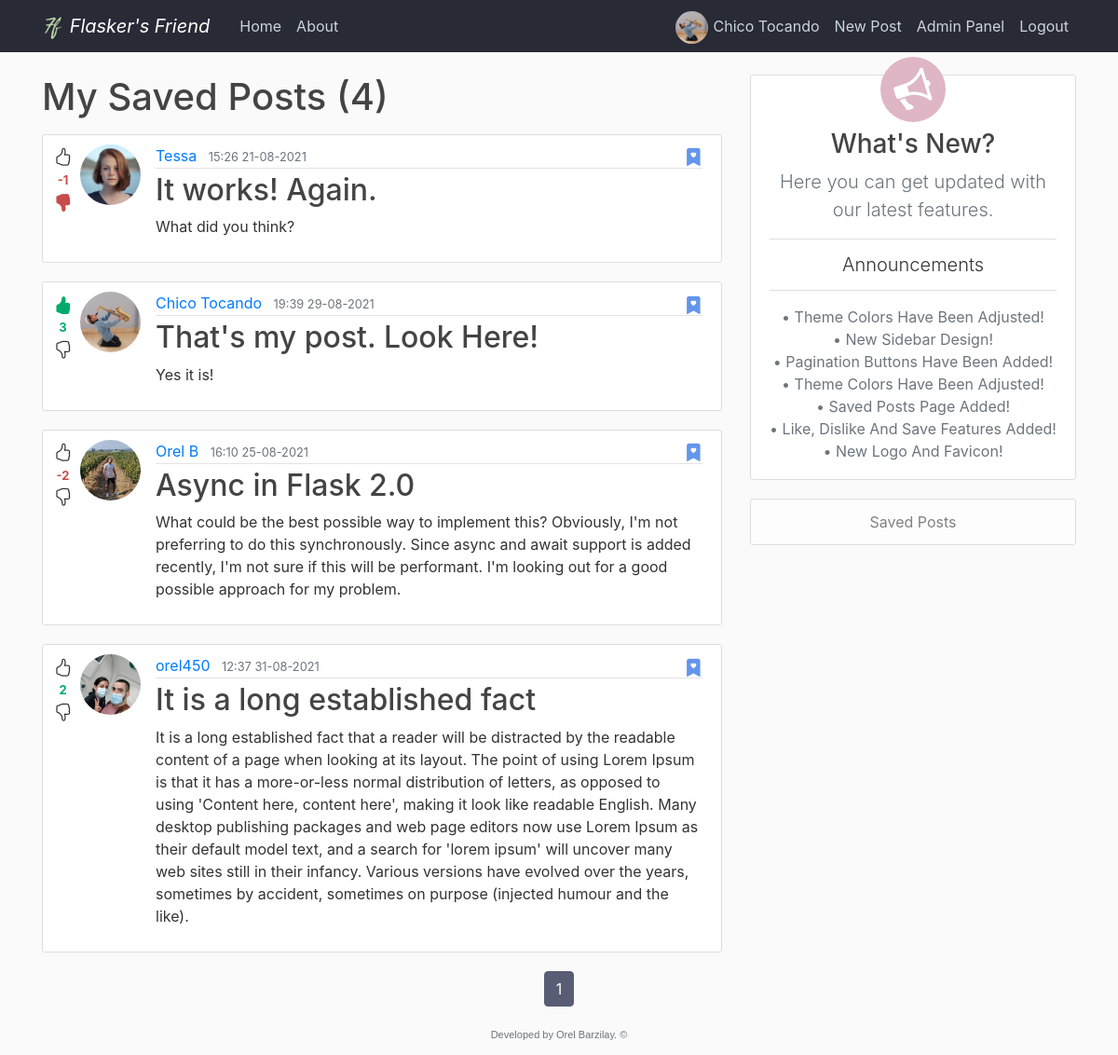
The app's page /saved/Chico Tocando (signed in) with its own data.
### flaskblog/models.py (models this page shows, shortened)
class User(db.Model, UserMixin):
    id = db.Column(db.Integer, primary_key=True)
    username = db.Column(db.String(20), unique=True, nullable=False)
    email = db.Column(db.String(120), unique=True, nullable=False)
    image_file = db.Column(db.String(20), nullable=False, default='default.jpg')
    password = db.Column(db.String(60), nullable=False)
    admin = db.Column(db.Integer, nullable=False, default=0)  # Self Added
    posts = db.relationship('Post', backref='author', lazy=True)  # Here we refer the post class
    liked = db.relationship('PostLike', foreign_keys='PostLike.user_id', backref='user', lazy='dynamic')
    disliked = db.relationship('PostDislike', foreign_keys='PostDislike.user_id', backref='user', lazy='dynamic')
    saved = db.relationship('PostSave', foreign_keys='PostSave.user_id', backref='user', lazy='dynamic')
    def has_liked_post(self, post):
        return PostLike.query.filter(PostLike.user_id == self.id, PostLike.post_id == post.id).count() > 0
    def has_disliked_post(self, post):
        return PostDislike.query.filter(PostDislike.user_id == self.id, PostDislike.post_id == post.id).count() > 0
    def has_saved_post(self, post):
        return PostSave.query.filter(PostSave.user_id == self.id, PostSave.post_id == post.id).count() > 0

class PostSave(db.Model):
    __tablename__ = 'post_save'
    id = db.Column(db.Integer, primary_key=True)
    user_id = db.Column(db.Integer, db.ForeignKey('user.id'))
    post_id = db.Column(db.Integer, db.ForeignKey('post.id'))
    date_saved = db.Column(db.DateTime, nullable=False, default=datetime.now)

class Post(db.Model):
    id = db.Column(db.Integer, primary_key=True)
    title = db.Column(db.String(100), nullable=False)
    date_posted = db.Column(db.DateTime, nullable=False, default=datetime.now)
    content = db.Column(db.Text, nullable=False)
    user_id = db.Column(db.Integer, db.ForeignKey('user.id'), nullable=False)  # ForeignKey refers User table key
    likes = db.relationship('PostLike', backref='post', lazy='dynamic')
    dislikes = db.relationship('PostDislike', backref='post', lazy='dynamic')
    saves = db.relationship('PostSave', backref='post', lazy='dynamic')

class Announcements(db.Model):
    id = db.Column(db.Integer, primary_key=True)
    content = db.Column(db.Text, nullable=False)
    date_posted = db.Column(db.DateTime, nullable=False, default=datetime.now, onupdate=datetime.now)

### flaskblog/users/routes.py (the view)
@users.route("/saved/<string:username>")
@login_required
def saved_posts(username):
    anns = Announcements.query.order_by(Announcements.date_posted.desc())
    page = request.args.get('page', 1, type=int)
    user = User.query.filter_by(username=username).first_or_404()
    s_posts = PostSave.query.filter_by(user_id=user.id).\
        order_by(PostSave.date_saved.desc()).\
        paginate(page=page, per_page=5)
    return render_template('saved_posts.html', saved_posts=s_posts, user=user, anns=anns)

### flaskblog/models.py (called while the page is built)
@login_manager.user_loader
def load_user(user_id):
    return User.query.get(int(user_id))

### flaskblog/templates/saved_posts.html
{% extends "layout.html" %}
{% block content %}
{% if saved_posts.total != 0 %}
    <h1 class="mb-3">My Saved Posts ({{ saved_posts.total }})</h1>
{% for save in saved_posts.items %}
  <article class="media content-section-user-connected cancel-margin">
    <div class="d-flex align-content-stretch flex-wrap post-like-dislike">
      {% set vote_count = save.post.likes.count()-save.post.dislikes.count() %}
      {% if current_user.has_liked_post(save.post) %}
        <a class="bi bi-hand-thumbs-up-fill post-like-fill" href="{{ url_for('posts.post_action', post_id=save.post.id, action='like') }}"></a>
          {% if vote_count > 0 %}
            <span class="vote-count-positive">{{ vote_count }}</span>
          {% elif vote_count < 0 %}
            <span class="vote-count-negative">{{ vote_count }}</span>
          {% else %}
            <span class="vote-count-positive">Vote</span>
          {% endif %}
        <a class="bi bi-hand-thumbs-down post-dislike-outline" href="{{ url_for('posts.post_action', post_id=save.post.id, action='dislike') }}"></a>
      {% elif current_user.has_disliked_post(save.post) %}
        <a class="bi bi-hand-thumbs-up post-like-outline" href="{{ url_for('posts.post_action', post_id=save.post.id, action='like') }}"></a>
          {% if vote_count > 0 %}
            <span class="vote-count-positive">{{ vote_count }}</span>
          {% elif vote_count < 0 %}
            <span class="vote-count-negative">{{ vote_count }}</span>
          {% else %}
            <span class="vote-count-negative">Vote</span>
          {% endif %}
        <a class="bi bi-hand-thumbs-down-fill post-dislike-fill" href="{{ url_for('posts.post_action', post_id=save.post.id, action='dislike') }}"></a>
      {% else %}
        <a class="bi bi-hand-thumbs-up post-like-outline" href="{{ url_for('posts.post_action', post_id=save.post.id, action='like') }}"></a>
          {% if vote_count > 0 %}
            <span class="vote-count-positive">{{ vote_count }}</span>
          {% elif vote_count < 0 %}
            <span class="vote-count-negative">{{ vote_count }}</span>
          {% else %}
            <span class="vote-count-no-vote">Vote</span>
          {% endif %}
        <a class="bi bi-hand-thumbs-down post-dislike-outline" href="{{ url_for('posts.post_action', post_id=save.post.id, action='dislike') }}"></a>
      {% endif %}
    </div>
      <img class="rounded-circle article-img" src="{{ url_for('static', filename='profile_pics/' + save.post.author.image_file) }}">
      <div class="media-body">
      <div class="article-metadata">
        <a class="mr-2" href="{{ url_for('users.user_posts', username=save.post.author.username) }}">{{ save.post.author.username }}</a>
        <small class="text-muted">{{ save.post.date_posted.strftime('%H:%M %d-%m-%Y') }}</small>
        {% if not current_user.has_saved_post(save.post) %}
          <a class="bi bi-bookmark-heart post-favorite-outline" href="{{ url_for('posts.post_action', post_id=save.post.id, action='save') }}"></a>
        {% else %}
          <a class="bi bi-bookmark-heart-fill post-favorite-fill" href="{{ url_for('posts.post_action', post_id=save.post.id, action='unsave') }}"></a>
        {% endif %}
      </div>
        <h2><a class="article-title" href="{{ url_for('posts.post', post_id=save.post.id) }}">{{ save.post.title }}</a></h2>
        <p class="article-content">{{ save.post.content }}</p>
      </div>
    </article>
    {% endfor %}
{% else %}
    <h1 class="mb-3">My Saved Posts ({{ saved_posts.total }})</h1>
    <h3 class="mb-3"> It's pretty empty here...</h3>
    <h4>You can save posts by pressing the bookmark sign in the right corner of each post.</h4>
{% endif %}
{% endblock content %}
{% block pagination %}
    {% for page_num in saved_posts.iter_pages(left_edge=1, right_edge=1, left_current=1, right_current=2) %}
      {% if page_num %}
        {% if saved_posts.page == page_num %}
          <a class="btn mb-4 btn-theme" href="{{ url_for('main.home', page=page_num) }}">{{ page_num }}</a>
        {% else %}
          <a class="btn btn-outline-theme mb-4" href="{{ url_for('main.home', page=page_num) }}">{{ page_num }}</a>
        {% endif %}
      {% else %}
        ...
      {% endif %}
    {% endfor %}
{% endblock pagination %}

### flaskblog/templates/layout.html (shortened to what this page needs)
<!DOCTYPE html>
<html lang="en">
<head>
    <link rel="stylesheet" href="https://stackpath.bootstrapcdn.com/bootstrap/4.3.1/css/bootstrap.min.css">
    <link rel="stylesheet" type="text/css" href="{{ url_for('static', filename='main.css') }}">
    <link rel="stylesheet" href="https://cdn.jsdelivr.net/npm/bootstrap-icons@1.5.0/font/bootstrap-icons.css">
</head>
<body>
  <div class="content">
    <header class="site-header">
      <nav class="navbar navbar-expand-md navbar-dark bg-steel fixed-top">
        <div class="container">
          <a class="navbar-brand mr-4 font-italic" href="/">
            <img src="{{ url_for('static', filename='logo_24x24.png') }}" style="height: 24px;">
            Flasker's Friend
          </a>
          <div class="collapse navbar-collapse" id="navbarToggle">
            <div class="navbar-nav mr-auto">
              <a class="nav-item nav-link" href="{{ url_for('main.home') }}">Home</a>
              <a class="nav-item nav-link" href="{{ url_for('main.about') }}">About</a>
            </div>
            <div class="navbar-nav">
              {% if current_user.is_authenticated and current_user.admin == 1 %}
                <a class="nav-item nav-link" style="padding-bottom: 0; padding-top: 4px;" href="{{ url_for('users.account') }}">
                  <img class="rounded-circle navbar-account-img my-auto" src="{{ url_for('static', filename='profile_pics/' + current_user.image_file) }}">
                  {{ current_user.username }}
                </a>
                <a class="nav-item nav-link" href="{{ url_for('posts.new_post') }}">New Post</a>
                <a class="nav-item nav-link" href="{{ url_for('admin.admin_panel') }}">Admin Panel</a>
                <a class="nav-item nav-link" href="{{ url_for('users.logout') }}">Logout</a>
              {% else %}
                <a class="nav-item nav-link" href="{{ url_for('users.login') }}">Login</a>
                <a class="nav-item nav-link" href="{{ url_for('users.register') }}">Register</a>
              {% endif %}
            </div>
          </div>
        </div>
      </nav>
    </header>
    {% block main_container %}
    <main role="main" class="container">
      <div class="row main-container">
        {% endblock main_container %}
        {% block sidebox %}
        <div class="col-md-8">
        {% endblock sidebox %}
          {% block content %}{% endblock content %}
        </div>
        {% block sidebar %}
          <div class="col-md-4">
            <div class="content-section sidebar-margin">
                <span class="sidebar-circle">
                    <img class="sidebar-megaphone" src="{{ url_for('static', filename='megaphone-white.svg') }}">
                </span>
              <h3 class="text-center">What's New?</h3>
              <p class="text-muted text-center lead">Here you can get updated with our latest features.</p>
                <ul class="list-group list-group-flush">
                {% if current_user.is_authenticated and current_user.admin %}
                  <a class="list-group-item text-center lead mb-2 sidebar-announcement-button" href="{{ url_for('admin.announcements') }}" data-toggle="tooltip" data-placement="bottom" title="Click To Manage">
                    Announcements
                  </a>
                {% else %}
                  <li class="list-group-item text-center lead mb-2">
                    Announcements
                  </li>
                {% endif %}
                <p class="text-center mt-2 text-muted sidebar-p-mb">
                  {% for ann in anns %}
                      &#8226; {{ann.content}}<br>
                  {% endfor %}
                </p>
                </ul>
            </div>
            {% if current_user.is_authenticated %}
              <ul class="list-group mb-3">
                <a type="button" class="btn list-group-item list-group-item-light text-center sidebar-button" href="{{ url_for('users.saved_posts', username=current_user.username) }}">Saved Posts</a>
              </ul>
            {% endif %}
          </div>
      </div>
      {% endblock sidebar %}
      <div class="container" style="">
          <div class="pagination-container">
            {% block pagination %}{% endblock pagination%}
          </div>
      </div>
    </main>
  </div>
    <footer class="footer">
      <p class="site-footer text-muted text-center">Developed by Orel Barzilay. &copy;</p>
    </footer>
</body>
</html>

### flaskblog/static/main.css (style rules this page uses)
html, body { height: 95.8%; }
.content { flex: 1 0 auto; }
body { background: #fafafa; color: #333333; margin-top: 5rem; display: flex; flex-direction: column; }
h1, h2, h3, h4, h5, h6 { color: #444444; }
.bg-steel { background-color: #282a35; }
.site-header .navbar-nav .nav-link { color: #cbd5db; }
.content-section { background: #ffffff; padding: 10px 20px; border: 1px solid #dddddd; border-radius: 3px; margin-bottom: 20px; }
.content-section-user-connected { background: #ffffff; padding: 10px 20px; border: 1px solid #dddddd; border-radius: 3px; margin-bottom: 20px; padding-left: 0; }
.article-title { color: #444444; overflow-wrap: anywhere }
.article-content { white-space: pre-line; overflow-wrap: anywhere }
.article-img { object-fit: cover; height: 65px; width: 65px; margin-right: 16px; }
.article-metadata { padding-bottom: 1px; margin-bottom: 4px; border-bottom: 1px solid #e3e3e3 }
.navbar-account-img { object-fit: cover; margin-right: 1px; height: 35px; width: 35px; }
.main-container { justify-content: center; }
.post-like-dislike { width: 40px; border-right: 10px solid transparent; border-left: 13px solid transparent; justify-content: center; }
.post-like-outline { color: inherit; font-size: 1.2rem; }
.post-like-fill { color: #04AA6D; font-size: 1.2rem; }
.post-dislike-outline { color: inherit; font-size: 1.2rem; }
.post-dislike-fill { color: #c94c4c; font-size: 1.2rem; }
.post-favorite-fill { color: CornflowerBlue; float: right; font-size: 1.2rem; }
.btn-theme { color: #fff; background-color: #585c74; border-color: #585c74; }
.pagination-container { width: fit-content; margin: 0 auto; }
.vote-count-positive { font-size: Small; font-weight: Bold; color: #04AA6D; }
.vote-count-negative { font-size: Small; font-weight: Bold; color: #c94c4c; }
.sidebar-announcement-button { color: inherit; }
.sidebar-circle { display: flex; justify-content: center; align-items: center; background: #deb6c5; color: #deb6c5; border-radius: 50%; padding: 10px; height: 70px; width: 70px; top: -30px; position: relative; margin-left: auto; margin-right: auto; margin-bottom: -23px; left: 0; right: 0; }
.sidebar-megaphone { height: 40px; transform: rotate(343deg); }
.sidebar-p-mb { margin-bottom: 8px; }
.footer { flex-shrink: 0; }
.site-footer { font: normal 11px arial,Calibri,Verdana,Geneva,sans-serif; }

### records on screen
User: image_file (picture), username "Chico Tocando"
PostSave: vote_count "-1", image_file (picture), post.author.username "Tessa", post.date_posted "15:26 21-08-2021", post "It works! Again.", post.content "What did you think?"
PostSave: vote_count "3", image_file (picture), post.author.username "Chico Tocando", post.date_posted "19:39 29-08-2021", post "That's my post. Look Here!", post.content "Yes it is!"
PostSave: vote_count "-2", image_file (picture), post.author.username "Orel B", post.date_posted "16:10 25-08-2021", post "Async in Flask 2.0", post.content "What could be the best possible way to implement this? Obviously, I'm not preferring to do this synchronously. Since async and await support is added recently, I'm not sure if this will be performant. I'm looking out for a good possible approach for my problem."
PostSave: user "2", image_file (picture), post.author.username "orel450", post.date_posted "12:37 31-08-2021", post "It is a long established fact", post.content "It is a long established fact that a reader will be distracted by the readable content of a page when looking at its layout. The point of using Lorem Ipsum is that it has a more-or-less normal distribution of letters, as opposed to using 'Content here, content here', making it look like readable English. Many desktop publishing packages and web page editors now use Lorem Ipsum as their default model text, and a search for 'lorem ipsum' will uncover many web sites still in their infancy. Various versions have evolved over the years, sometimes by accident, sometimes on purpose (injected humour and the like)."
Announcements: content "Theme Colors Have Been Adjusted!"
Announcements: content "New Sidebar Design!"
Announcements: content "Pagination Buttons Have Been Added!"
Announcements: content "Theme Colors Have Been Adjusted!"
Announcements: content "Saved Posts Page Added!"
Announcements: content "Like, Dislike And Save Features Added!"
Announcements: content "New Logo And Favicon!"

### other values on screen
{{ saved_posts.total }} "4"
{{ page_num }} "1"
